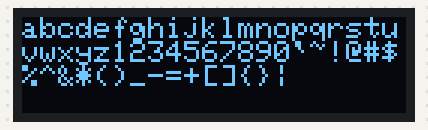
A sketch run on a simulated Arduino Uno, built with avr-gcc and run on an emulated ATmega328P. On the bench: 128×32 one-colour display. What the sketch prints to the serial monitor is not drawn.

Above: at 10.1 s.
At 16.2 s:
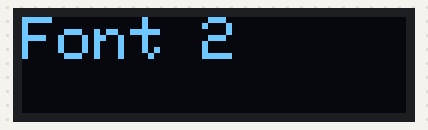
At 19.2 s:
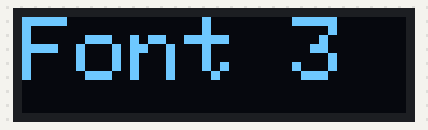
At 22.2 s:
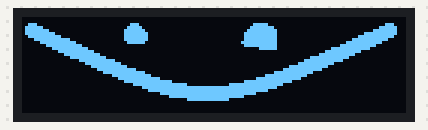
At 38.3 s:
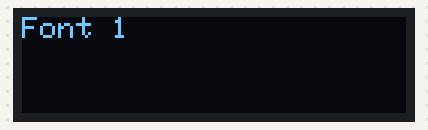

Measured:
- what the display in image 0 shows lasts 3.0 s, from 10.1 s to 13.1 s

The sketch:

testing_OLED.ino.ino
```cpp
/*What am I trying to figure out:
 * How do I add custom graphics to my OLED
 *
 * What are the test parameters:
 *128x32 OLED
 *Pin connections:
 *  GND -> Ground
 *  VCC -> 5v
 *  SCL -> SCL on the board
 *  SDA -> SDA on the board
 *
 * Did it work:
 * yes
 *
 *
 * Notes:
 * When running an I2C scanner it came up with 2 addresses (0x3C and 0x68)
 * with the OLED unplugged the scanner still found only 0x68, not sure what thats coming from
 *
 * With the graphics, open paint and set pixels to 128 wide and 32 heigh
 * save as bmp
 * LCD Assistant settings -> Byte orientation=Horizontal; Size: Width=128, Hieght=32
 * display.drawBitmap(Xposition, Yposition, bitmap_graphic, graphic_width, graphic_height, Color);
 */

#include <SPI.h>
#include <Wire.h>
#include <Adafruit_GFX.h>
#include <Adafruit_SSD1306.h>

#define oled_address 0x3C
#define OLED_RESET -1  // passing -1 as there is no 'reset pin', if there was a reset pin this would be the pin number on the display board
Adafruit_SSD1306 display(OLED_RESET);

// bitmap of graphic
const unsigned char PROGMEM oled_Smile [] = {
0x00, 0x00, 0x00, 0x00, 0x00, 0x00, 0x00, 0x00, 0x00, 0x00, 0x00, 0x00, 0x00, 0x00, 0x00, 0x00,
0x00, 0x00, 0x00, 0x00, 0x00, 0x00, 0x00, 0x00, 0x00, 0x00, 0x00, 0x00, 0x00, 0x00, 0x00, 0x00,
0x38, 0x00, 0x00, 0x00, 0x0E, 0x00, 0x00, 0x00, 0x00, 0x07, 0xC0, 0x00, 0x00, 0x00, 0x00, 0x70,
0x7E, 0x00, 0x00, 0x00, 0x1F, 0x00, 0x00, 0x00, 0x00, 0x0F, 0xF0, 0x00, 0x00, 0x00, 0x01, 0xF8,
0x7F, 0x80, 0x00, 0x00, 0x3F, 0x80, 0x00, 0x00, 0x00, 0x1F, 0xF8, 0x00, 0x00, 0x00, 0x07, 0xF8,
0x7F, 0xE0, 0x00, 0x00, 0x3F, 0xC0, 0x00, 0x00, 0x00, 0x3F, 0xF8, 0x00, 0x00, 0x00, 0x3F, 0xF8,
0x3F, 0xF8, 0x00, 0x00, 0x3F, 0xC0, 0x00, 0x00, 0x00, 0x3F, 0xF8, 0x00, 0x00, 0x00, 0xFF, 0xF0,
0x0F, 0xFF, 0x00, 0x00, 0x3F, 0xC0, 0x00, 0x00, 0x00, 0x3F, 0xF8, 0x00, 0x00, 0x03, 0xFF, 0xC0,
0x03, 0xFF, 0xC0, 0x00, 0x1F, 0x80, 0x00, 0x00, 0x00, 0x7F, 0xF8, 0x00, 0x00, 0x0F, 0xFF, 0x00,
0x00, 0xFF, 0xF0, 0x00, 0x00, 0x00, 0x00, 0x00, 0x00, 0x3F, 0xF8, 0x00, 0x00, 0x3F, 0xFC, 0x00,
0x00, 0x3F, 0xFC, 0x00, 0x00, 0x00, 0x00, 0x00, 0x00, 0x01, 0xF8, 0x00, 0x01, 0xFF, 0xF0, 0x00,
0x00, 0x0F, 0xFF, 0x00, 0x00, 0x00, 0x00, 0x00, 0x00, 0x00, 0x00, 0x00, 0x07, 0xFF, 0x80, 0x00,
0x00, 0x03, 0xFF, 0xC0, 0x00, 0x00, 0x00, 0x00, 0x00, 0x00, 0x00, 0x00, 0x1F, 0xFE, 0x00, 0x00,
0x00, 0x00, 0xFF, 0xF0, 0x00, 0x00, 0x00, 0x00, 0x00, 0x00, 0x00, 0x00, 0xFF, 0xF8, 0x00, 0x00,
0x00, 0x00, 0x1F, 0xFE, 0x00, 0x00, 0x00, 0x00, 0x00, 0x00, 0x00, 0x03, 0xFF, 0xE0, 0x00, 0x00,
0x00, 0x00, 0x07, 0xFF, 0x80, 0x00, 0x00, 0x00, 0x00, 0x00, 0x00, 0x0F, 0xFF, 0x00, 0x00, 0x00,
0x00, 0x00, 0x01, 0xFF, 0xE0, 0x00, 0x00, 0x00, 0x00, 0x00, 0x00, 0x7F, 0xFC, 0x00, 0x00, 0x00,
0x00, 0x00, 0x00, 0x7F, 0xFC, 0x00, 0x00, 0x00, 0x00, 0x00, 0x01, 0xFF, 0xF0, 0x00, 0x00, 0x00,
0x00, 0x00, 0x00, 0x1F, 0xFF, 0x80, 0x00, 0x00, 0x00, 0x00, 0x0F, 0xFF, 0x80, 0x00, 0x00, 0x00,
0x00, 0x00, 0x00, 0x03, 0xFF, 0xE0, 0x00, 0x00, 0x00, 0x00, 0x7F, 0xFE, 0x00, 0x00, 0x00, 0x00,
0x00, 0x00, 0x00, 0x00, 0xFF, 0xFC, 0x00, 0x00, 0x00, 0x03, 0xFF, 0xF8, 0x00, 0x00, 0x00, 0x00,
0x00, 0x00, 0x00, 0x00, 0x3F, 0xFF, 0xC0, 0x00, 0x00, 0x3F, 0xFF, 0xC0, 0x00, 0x00, 0x00, 0x00,
0x00, 0x00, 0x00, 0x00, 0x07, 0xFF, 0xFE, 0x00, 0x07, 0xFF, 0xFE, 0x00, 0x00, 0x00, 0x00, 0x00,
0x00, 0x00, 0x00, 0x00, 0x00, 0xFF, 0xFF, 0xFF, 0xFF, 0xFF, 0xF8, 0x00, 0x00, 0x00, 0x00, 0x00,
0x00, 0x00, 0x00, 0x00, 0x00, 0x3F, 0xFF, 0xFF, 0xFF, 0xFF, 0xC0, 0x00, 0x00, 0x00, 0x00, 0x00,
0x00, 0x00, 0x00, 0x00, 0x00, 0x03, 0xFF, 0xFF, 0xFF, 0xFC, 0x00, 0x00, 0x00, 0x00, 0x00, 0x00,
0x00, 0x00, 0x00, 0x00, 0x00, 0x00, 0x7F, 0xFF, 0xFF, 0xC0, 0x00, 0x00, 0x00, 0x00, 0x00, 0x00,
0x00, 0x00, 0x00, 0x00, 0x00, 0x00, 0x01, 0xFF, 0xF8, 0x00, 0x00, 0x00, 0x00, 0x00, 0x00, 0x00,
0x00, 0x00, 0x00, 0x00, 0x00, 0x00, 0x00, 0x00, 0x00, 0x00, 0x00, 0x00, 0x00, 0x00, 0x00, 0x00,
0x00, 0x00, 0x00, 0x00, 0x00, 0x00, 0x00, 0x00, 0x00, 0x00, 0x00, 0x00, 0x00, 0x00, 0x00, 0x00,
0x00, 0x00, 0x00, 0x00, 0x00, 0x00, 0x00, 0x00, 0x00, 0x00, 0x00, 0x00, 0x00, 0x00, 0x00, 0x00,
0x00, 0x00, 0x00, 0x00, 0x00, 0x00, 0x00, 0x00, 0x00, 0x00, 0x00, 0x00, 0x00, 0x00, 0x00, 0x00
};

void setup() {
  display.begin(SSD1306_SWITCHCAPVCC, oled_address);  // initialize with the I2C addr 0x3C (for the 128x32)
  display.clearDisplay();
  display.display();
  Serial.begin(9600);

}

void loop() {
  //draws a dot in each corrner
  display.clearDisplay();
  display.drawPixel(0, 0, WHITE);
  display.drawPixel(127, 0, WHITE);
  display.drawPixel(0, 31, WHITE);
  display.drawPixel(127, 31, WHITE);
  display.display();
  delay(2000);

  //draws a dot going the long way
  for (int i=0; i < 127; i++) {
    display.clearDisplay();
    display.drawPixel(i, 10, WHITE);
    display.display();
    delay(50);
  }

  // outputs a string of text
  display.clearDisplay();
  display.setTextSize(1);
  display.setTextColor(WHITE);
  display.setCursor(0,0);
  display.print("abcdefghijklmnopqrstuvwxyz1234567890`~!@#$%^&*()_-=+[]{}|");
  display.display();
  delay(3000);

  // Writs font to the screen in different sizes
  int in=0;
  for (int i=1; i<4; i++) {
  Serial.println(i);
  display.clearDisplay();
  display.setTextSize(i);
  display.setTextColor(WHITE);
  display.setCursor(0,0);
  display.print(String("Font ") + String(i));
  display.display();
  delay(3000);
  }

  // Writes a graphic to the screen
  display.clearDisplay();
  display.drawBitmap(0, 0, oled_Smile, 128, 32, 1);
  display.display();
  delay(3000);
}
```
